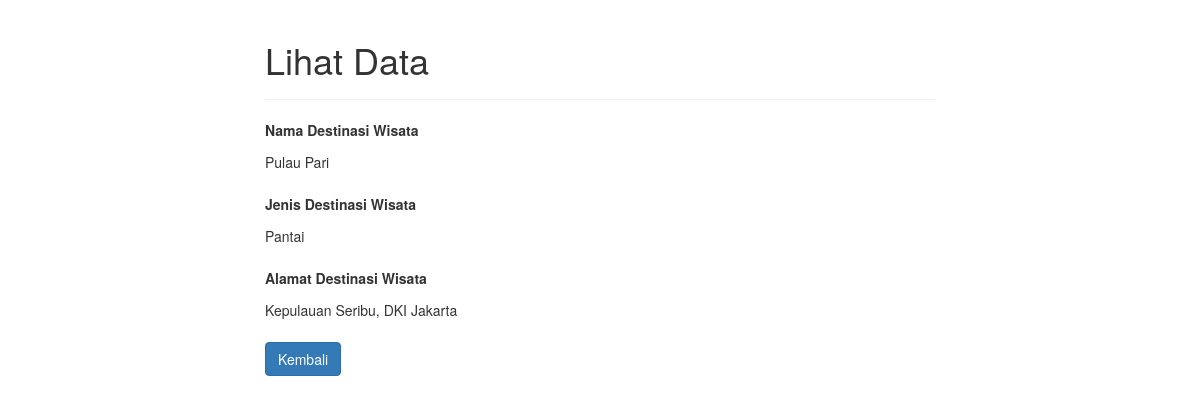
/login/read.php?id=1, run on the app's committed database.
### tables this page shows
CREATE TABLE `destinasi` (
  `id` int(11) NOT NULL,
  `nama` varchar(50) NOT NULL,
  `jenis` varchar(50) NOT NULL,
  `alamat` varchar(50) NOT NULL
);

### login/read.php (the view, shortened to what this page needs)
<?php
if(isset($_GET["id"]) && !empty(trim($_GET["id"]))){
    require_once "config.php";
    $sql = "SELECT * FROM destinasi WHERE id = ?";
    if($stmt = mysqli_prepare($conn, $sql)){
        mysqli_stmt_bind_param($stmt, "i", $param_id);
        if(mysqli_stmt_execute($stmt)){
            $result = mysqli_stmt_get_result($stmt);
            if(mysqli_num_rows($result) == 1){
                                $row = mysqli_fetch_array($result, MYSQLI_ASSOC);
            } else{
                header("location: error.php");
                exit();
            }
        } else{
            echo "Oops! Something went wrong. Please try again later.";
        }
    }
} else{
    header("location: error.php");
    exit();
}
?>
<!DOCTYPE html>
<html lang="en">
<head>
    <link rel="stylesheet" href="https://maxcdn.bootstrapcdn.com/bootstrap/3.3.7/css/bootstrap.css">
</head>
<body>
    <div class="wrapper">
        <div class="container-fluid">
            <div class="row">
                <div class="col-md-12">
                    <div class="page-header">
                        <h1>Lihat Data</h1>
                    </div>
                    <div class="form-group">
                        <label>Nama Destinasi Wisata</label>
                        <p class="form-control-static"><?php echo $row["nama"]; ?></p>
                    </div>
                    <div class="form-group">
                        <label>Jenis Destinasi Wisata</label>
                        <p class="form-control-static"><?php echo $row["jenis"]; ?></p>
                    </div>
                    <div class="form-group">
                        <label>Alamat Destinasi Wisata</label>
                        <p class="form-control-static"><?php echo $row["alamat"]; ?></p>
                    </div>
                    <p><a href="beranda.php" class="btn btn-primary">Kembali</a></p>
                </div>
            </div>
        </div>
    </div>
</body>
</html>

### login/read.php (style rules this page uses)
.wrapper { width: 700px; margin: 0 auto; }

### data on the page
destinasi: nama "Pulau Pari", jenis "Pantai", alamat "Kepulauan Seribu, DKI Jakarta"
